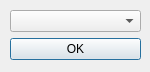
<?xml version="1.0" encoding="UTF-8"?>
<ui version="4.0">
 <class>DeleteCharWindow</class>
 <widget class="QDialog" name="DeleteCharWindow">
  <property name="geometry">
   <rect>
    <x>0</x>
    <y>0</y>
    <width>150</width>
    <height>72</height>
   </rect>
  </property>
  <property name="windowTitle">
   <string>Dialog</string>
  </property>
  <widget class="QWidget" name="layoutWidget">
   <property name="geometry">
    <rect>
     <x>10</x>
     <y>10</y>
     <width>131</width>
     <height>51</height>
    </rect>
   </property>
   <layout class="QVBoxLayout" name="verticalLayout">
    <item>
     <widget class="QComboBox" name="comboBox"/>
    </item>
    <item>
     <widget class="QPushButton" name="pushButton">
      <property name="text">
       <string>OK</string>
      </property>
     </widget>
    </item>
   </layout>
  </widget>
 </widget>
 <resources/>
 <connections>
  <connection>
   <sender>pushButton</sender>
   <signal>clicked()</signal>
   <receiver>DeleteCharWindow</receiver>
   <slot>close()</slot>
   <hints>
    <hint type="sourcelabel">
     <x>62</x>
     <y>42</y>
    </hint>
    <hint type="destinationlabel">
     <x>59</x>
     <y>69</y>
    </hint>
   </hints>
  </connection>
 </connections>
</ui>
